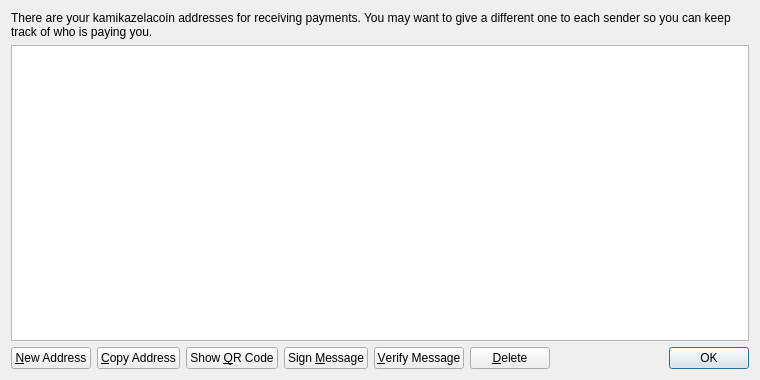
<?xml version="1.0" encoding="UTF-8"?>
<ui version="4.0">
 <class>AddressBookPage</class>
 <widget class="QWidget" name="AddressBookPage">
  <property name="geometry">
   <rect>
    <x>0</x>
    <y>0</y>
    <width>760</width>
    <height>380</height>
   </rect>
  </property>
  <property name="windowTitle">
   <string>Address Book</string>
  </property>
  <layout class="QVBoxLayout" name="verticalLayout">
   <item>
    <widget class="QLabel" name="labelExplanation">
     <property name="text">
      <string>There are your kamikazelacoin addresses for receiving payments. You may want to give a different one to each sender so you can keep track of who is paying you.</string>
     </property>
     <property name="textFormat">
      <enum>Qt::PlainText</enum>
     </property>
     <property name="wordWrap">
      <bool>true</bool>
     </property>
    </widget>
   </item>
   <item>
    <widget class="QTableView" name="tableView">
     <property name="contextMenuPolicy">
      <enum>Qt::CustomContextMenu</enum>
     </property>
     <property name="toolTip">
      <string>Double-click to edit address or label</string>
     </property>
     <property name="tabKeyNavigation">
      <bool>false</bool>
     </property>
     <property name="alternatingRowColors">
      <bool>true</bool>
     </property>
     <property name="selectionMode">
      <enum>QAbstractItemView::SingleSelection</enum>
     </property>
     <property name="selectionBehavior">
      <enum>QAbstractItemView::SelectRows</enum>
     </property>
     <property name="sortingEnabled">
      <bool>true</bool>
     </property>
     <attribute name="verticalHeaderVisible">
      <bool>false</bool>
     </attribute>
    </widget>
   </item>
   <item>
    <layout class="QHBoxLayout" name="horizontalLayout">
     <item>
      <widget class="QPushButton" name="newAddressButton">
       <property name="toolTip">
        <string>Create a new address</string>
       </property>
       <property name="text">
        <string>&amp;New Address</string>
       </property>
       <property name="icon">
        <iconset resource="../bitcoin.qrc">
         <normaloff>:/icons/add</normaloff>:/icons/add</iconset>
       </property>
      </widget>
     </item>
     <item>
      <widget class="QPushButton" name="copyToClipboard">
       <property name="toolTip">
        <string>Copy the currently selected address to the system clipboard</string>
       </property>
       <property name="text">
        <string>&amp;Copy Address</string>
       </property>
       <property name="icon">
        <iconset resource="../bitcoin.qrc">
         <normaloff>:/icons/editcopy</normaloff>:/icons/editcopy</iconset>
       </property>
      </widget>
     </item>
     <item>
      <widget class="QPushButton" name="showQRCode">
       <property name="text">
        <string>Show &amp;QR Code</string>
       </property>
       <property name="icon">
        <iconset resource="../bitcoin.qrc">
         <normaloff>:/icons/qrcode</normaloff>:/icons/qrcode</iconset>
       </property>
      </widget>
     </item>
     <item>
      <widget class="QPushButton" name="signMessage">
       <property name="toolTip">
        <string>Sign a message to prove you own a kamikazelacoin address</string>
       </property>
       <property name="text">
        <string>Sign &amp;Message</string>
       </property>
       <property name="icon">
        <iconset resource="../bitcoin.qrc">
         <normaloff>:/icons/edit</normaloff>:/icons/edit</iconset>
       </property>
      </widget>
     </item>
     <item>
      <widget class="QPushButton" name="verifyMessage">
       <property name="toolTip">
        <string>Verify a message to ensure it was signed with a specified kamikazelacoin address</string>
       </property>
       <property name="text">
        <string>&amp;Verify Message</string>
       </property>
       <property name="icon">
        <iconset resource="../bitcoin.qrc">
         <normaloff>:/icons/transaction_0</normaloff>:/icons/transaction_0</iconset>
       </property>
      </widget>
     </item>
     <item>
      <widget class="QPushButton" name="deleteButton">
       <property name="toolTip">
        <string>Delete the currently selected address from the list</string>
       </property>
       <property name="text">
        <string>&amp;Delete</string>
       </property>
       <property name="icon">
        <iconset resource="../bitcoin.qrc">
         <normaloff>:/icons/remove</normaloff>:/icons/remove</iconset>
       </property>
      </widget>
     </item>
     <item>
      <spacer name="horizontalSpacer">
       <property name="orientation">
        <enum>Qt::Horizontal</enum>
       </property>
       <property name="sizeHint" stdset="0">
        <size>
         <width>40</width>
         <height>20</height>
        </size>
       </property>
      </spacer>
     </item>
     <item>
      <widget class="QDialogButtonBox" name="buttonBox">
       <property name="sizePolicy">
        <sizepolicy hsizetype="Maximum" vsizetype="Fixed">
         <horstretch>0</horstretch>
         <verstretch>0</verstretch>
        </sizepolicy>
       </property>
       <property name="standardButtons">
        <set>QDialogButtonBox::Ok</set>
       </property>
      </widget>
     </item>
    </layout>
   </item>
  </layout>
 </widget>
 <resources>
  <include location="../bitcoin.qrc"/>
 </resources>
 <connections/>
</ui>
